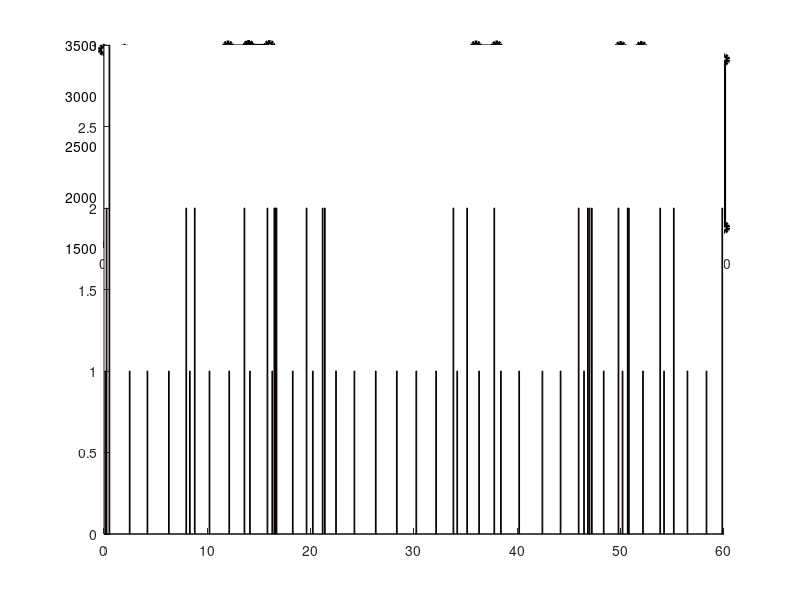

Source code (MATLAB): (Note: this script raises an error after producing the figure.)
clear all;
close all;
% %%%% frame/segment 100, file size for seg0: lay0-97KB, lay1-691KB, lay2-708KB
% %%% fps is 25, 4 seconds per segment
% l1=[1 1 1 1 1];
% l2=[1 1 1 1 1];
% threshold1=[208.604 208.604 208.604 208.604 208.604 208.604 208.604 208.604 208.604 208.604];
% threshold2=[596.307 596.307 596.307 596.307 596.307 596.307 596.307 596.307 596.307 596.307];
% time_slot = 0:2:20;
% 
% %% calculate the selected layer for speed 200KB/s
% bd_200 = [200 204.499 349.135 106.823 267.960];%
% layer_200=[2 2 3 2 3];%0:1 16:2 32:3
% z_200=[l1' (layer_200-l1)' l1']
% %% plot figure1
% figure(1);
% 
% stackedbar = @(x, A) bar(x, A, 0.3,'stack');
% 
% prettyline = @(x, y) plot(x, y, 'k-o', 'LineWidth', 1);
% 
% [hAxes,hBar,hLine] = plotyy(time_slot,z_200,time_slot,bd_200,stackedbar,prettyline);
% set(hAxes,'XTick',time_slot); % Change x-axis ticks
% set(hAxes,'XTickLabel',time_slot); % Change x-axis ticks labels to desired values.
% set(hAxes,'NextPlot','add');
% plot(hAxes(2),time_slot,threshold1,'b-.o');
% axis(hAxes(2),[-2 18 0 500]);
% axis(hAxes(1),[-2 18 0 5]);
% 
% colormap summer;
% title('Layer selection, network speed from 200KB/s to 400KB/s');
% xlabel('Time (s)');
% ylabel(hAxes(1),'Layer ID');
% ylabel(hAxes(2), 'Bandwidth (KB/s)');
% legend(hAxes(1),'layer1','layer2','layer3');
% legend(hAxes(2),'Estimate Bandwidth','Switch threshold','Real Bandwidth');

%%

figure;
subplot(2,1,1);
hold on
%choose level to upload
y_1=[
1
2
3
1
1
1
2
1
2
1
1
2
1
2
1
2
2
2
1
2
1
2
2
1
1
1
1
1
1
2
1
2
1
2
1
1
1
1
2
1
2
2
2
1
2
1
2
2
1
2
1
2
1
1
2    
];
%times of upload
x_1= [
0.135255
0.250046
0.523778
2.484468
4.202920
6.277756
7.960210
8.308576
8.783131
10.208552
12.119156
13.589959
14.125145
15.816267
16.282269
16.487400
16.574942
16.694985
18.267444
19.603203
20.207768
21.158824
21.374026
22.452790
24.232357
26.299476
28.338366
30.222522
32.141645
33.813922
34.181871
35.140988
36.298595
37.769759
38.411432
40.177453
42.424442
44.184987
45.934554
46.453582
46.82652
46.984738
47.211247
48.359230
49.787628
50.180704
50.680666
50.794438
52.158735
53.824861
54.19797
55.142046
56.461643
58.305650
59.832877]; 
%simulated bandwith values
y_3=[
3451
1503
1817
3210
3363
1619
3485
3490
3416
3394
1826
1717
1672
3161
3219
1712
3237
1675
3485
1965
3307
1983
3369
1871
3176
3480
3247
1702
1957
3356
1698];
stackedbar = @(x, A) bar(x, A,'stack');
prettyline = @(x, y) stairs(x, y, 'k-o', 'LineWidth', 3,'Color','k');

time_slot_2=0:2:60;

[hAxes,hBar,hLine]=plotyy(time_slot_2,y_3,x_1,y_1, prettyline, stackedbar);
set(hAxes,'XTick',time_slot_2); % Change x-axis ticks
layer_id=[0 1 2 3 4 5];
bw=0:500:4000;
set(hAxes(2),'Ytick',layer_id);   %CHANGED
set(hAxes(1),'Ytick',bw);         % CHANGED
colormap summer;

line([0 60],[3101 3101],'LineStyle','--','Linewidth',2,'Color','b');
line([0 60],[1470 1470],'LineStyle','--','Linewidth',2,'Color','c');
line([0 60],[198 198],'LineStyle','--','Linewidth',2,'Color','g');

title('Layer selection, network speed from 200Kb/s to 3500Kb/s');
xlabel('Time (s)');
ylabel(hAxes(2),'Layer ID');    %cHANGED
ylabel(hAxes(1), 'Bandwidth (Kb/s)');   %CHANGED
legend(hAxes(2),'Layer ID','Simulated Bandwidth','Threshold Layer 3','Threshold Layer 2','Threshold Layer 1');
%grid minor
hold off


%%
subplot(2,1,2);
%upload times
x_4= x_1; 
%estimated values of BW
y_4=[
3176.14717377
3242.23004808
3286.63263742
1434.18462267
1689.8360023 
3050.94201953
3066.35675663
3193.65083236
3192.8527481 
1506.08381346
3039.86089173
3324.97358287
3076.72064939
3324.37444909
3250.54144029
3255.38026392
3179.73835679
3192.69016291
3217.52994771
3235.84628299
1689.44683872
1739.29868555
1726.6655705 
1637.95780099
1557.02419212
3007.74674679
3060.35719227
1584.17893446
2820.29030146
3084.96076449
1516.70420423
1578.89563359
3316.035294
3324.66841977
1872.64521714
3025.98027085
1888.39223468
3091.31637189
3213.33331225
1783.7301654 
1789.00771181
1756.33761046
1689.89447551
3022.31213458
3025.94084271
3191.17491321
3309.43098987
3270.08686845
2824.70411911
3096.32792648
1541.042321
1604.0405916 
1867.06933628
3191.11207514
3202.29339003
];

hold on
%threshold_values=[0 198 1470 3101];
time_slot_3=[0:2:60]

stairs(time_slot_3,y_3,'Linewidth',2,'Color',[1 0 0]);
stairs(x_4,y_4,'Color','k','Linewidth',2);

line([0 60],[3101 3101],'LineStyle','--','Linewidth',2,'Color','b');
line([0 60],[1470 1470],'LineStyle','--','Linewidth',2,'Color','c');
line([0 60],[198 198],'LineStyle','--','Linewidth',2,'Color','g');

title('Bandwidth estimation, network speed from 200Kb/s to 3500Kb/s');
xlabel('Time (s)');
ylabel('Bandwidth (Kb/s)');
legend('Simulated Bandwidth','Estimated Bandwidth','Threshold Layer 3','Threshold Layer 2','Threshold Layer 1');

%%















